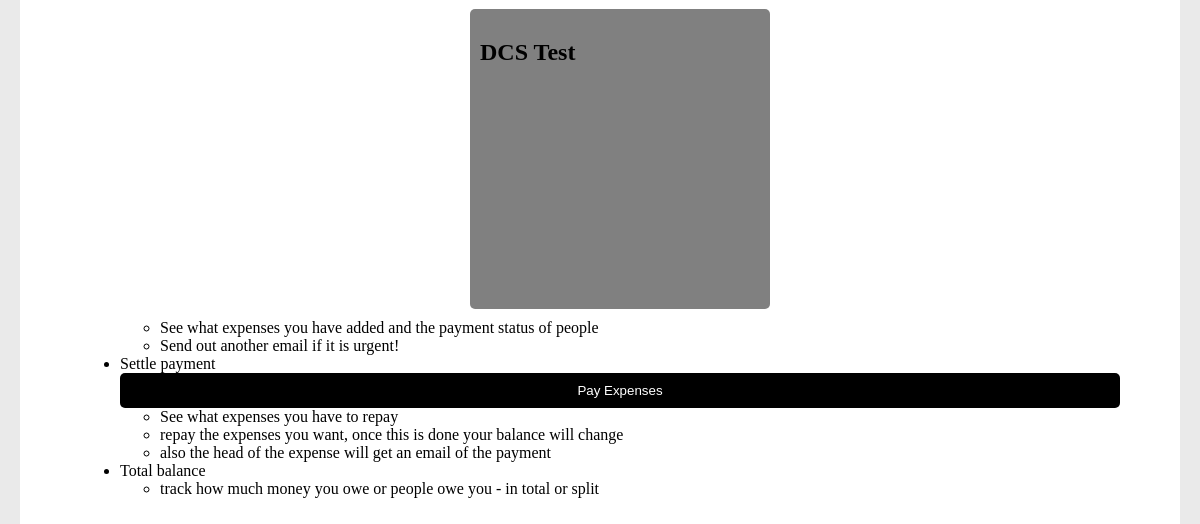
Page /index.php?done=success (signed in, lower part) on the earlier database version.
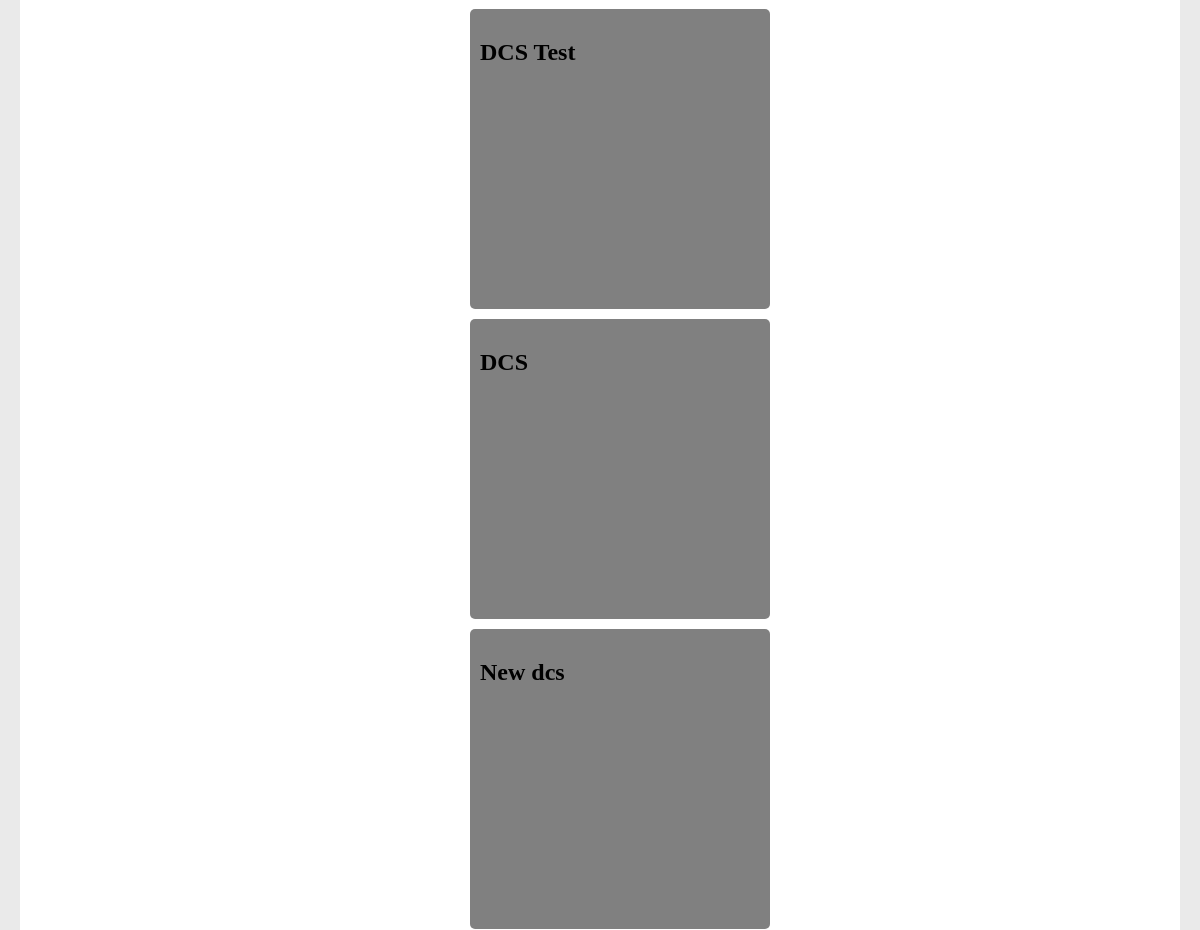
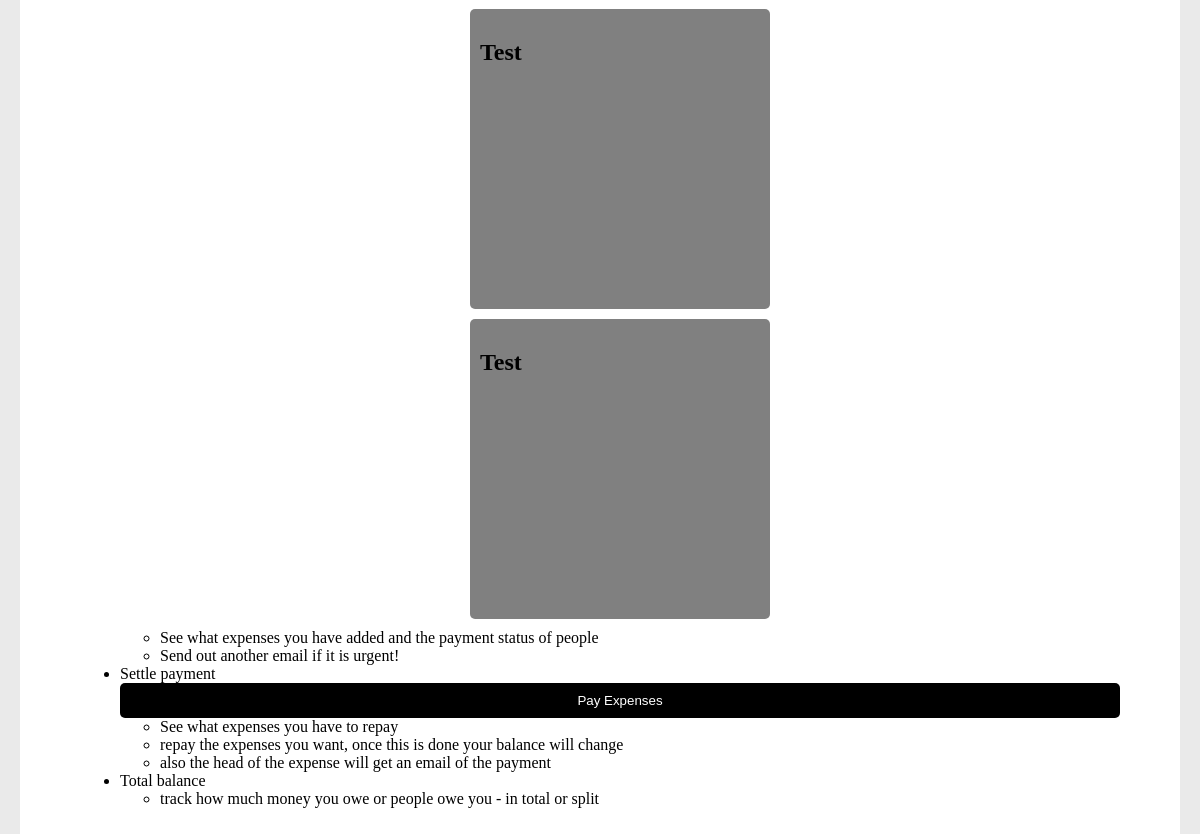
Same page on the later database version (2 pictures, top to bottom).
### tables this page shows
CREATE TABLE Expenses (
  ExpenseID INTEGER PRIMARY KEY,
  UserID INTEGER,
  Name TEXT,
  DateCreated DATE
);

### my_expense.php (the view, shortened to what this page needs)
<?php
$userID = $_SESSION['userID'];
$db = new SQLite3('todo.db');
$stmt = $db->prepare("SELECT * FROM Expenses Where UserID = :userID;");
$stmt->bindValue(':userID', $userID, SQLITE3_INTEGER);
$result = $stmt->execute();
while ($row = $result->fetchArray()) {
  $name = "{$row['Name']}";
  ?><div class='my_expense' onclick='location.href="open_my_expense.php";'><?php
    echo "<h2>$name</h2> <br>";
    echo "</div>";
}
 ?>

### header.php (shortened to what this page needs)
<!DOCTYPE html>
<html lang="en" dir="ltr">
  <head>
    <link rel="stylesheet" href="css/main.css" type="text/css" charset="utf-8">
  </head>
  <body>

### index.php (shortened to what this page needs)
<?php require 'header.php'; ?>
  <main>
    <?php
      if (isset($_SESSION['userID'])) {
        require 'logged_in.php';
      }
      else {
        require 'logged_out.php';
      } ?>
  </main>

### logged_in.php (shortened to what this page needs)
<main>
  <ul>
    <?php require 'my_expense.php'; ?>
    <ul>
      <li>See what expenses you have added and the payment status of people</li>
      <li>Send out another email if it is urgent!</li>
    </ul>
    <li>Settle payment</li>
    <form class="" action="pay_expense.php" method="post">
      <button type="submit" name="pay-expense">Pay Expenses</button>
    </form>
    <ul>
      <li>See what expenses you have to repay</li>
      <li>repay the expenses you want, once this is done your balance will change</li>
      <li>also the head of the expense will get an email of the payment</li>
    </ul>
    <li>Total balance</li>
    <ul>
      <li>track how much money you owe or people owe you - in total or split</li>
    </ul>
  </ul>
</main>

### css/main.css (style rules this page uses)
.my_expense { margin: auto; margin-bottom: 10px; width: 280px; height: 280px; border-radius: 5px; background: grey; padding: 10px ; }
main { margin: 20px 20px 20px 20px; padding: 10px 20px 10px 20px; border-radius: 15px; background: white; }
body { margin: 0px; padding: 0px; background-image: url("switch6457.png"); background-color: #eaeaea; background-size: 100%; }
button { background-color: black; border: none; cursor: pointer; width: 100%; color: white; padding-top: 10px; padding-bottom: 10px; border-radius: 5px; }

Differences in the rows shown:
added expenses: Name "DCS"
added expenses: Name "New dcs"
added expenses: Name "Test"
added expenses: Name "Test"
